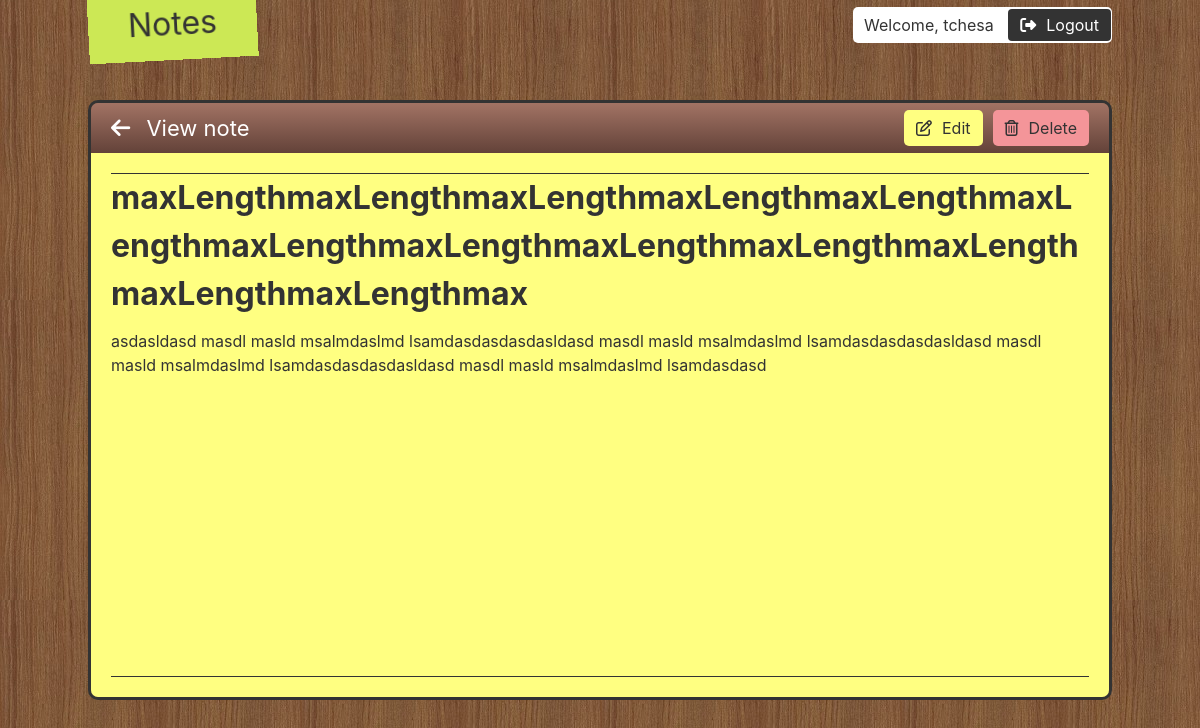
/15/ (signed in), run on an earlier commit of the app's database.
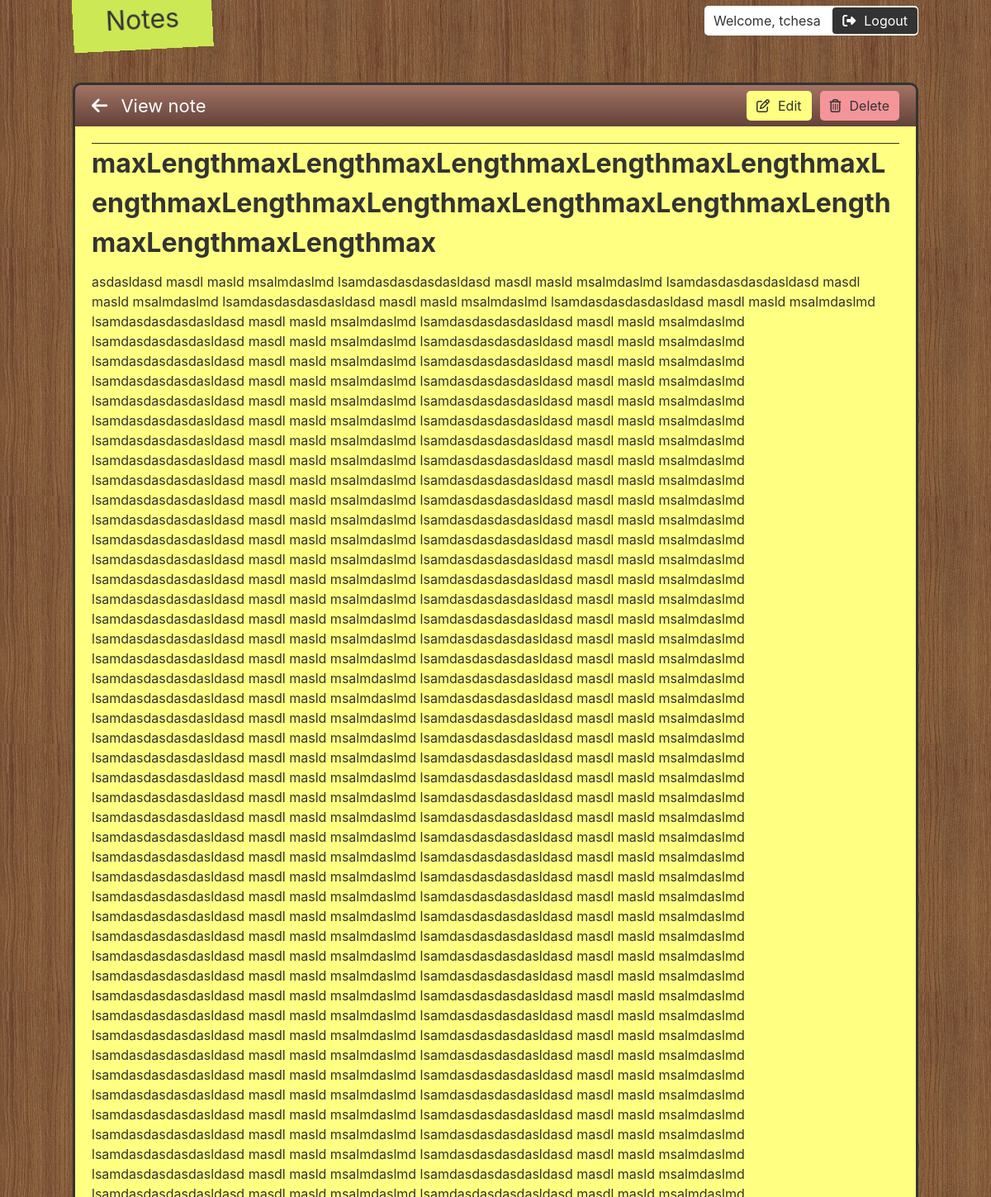
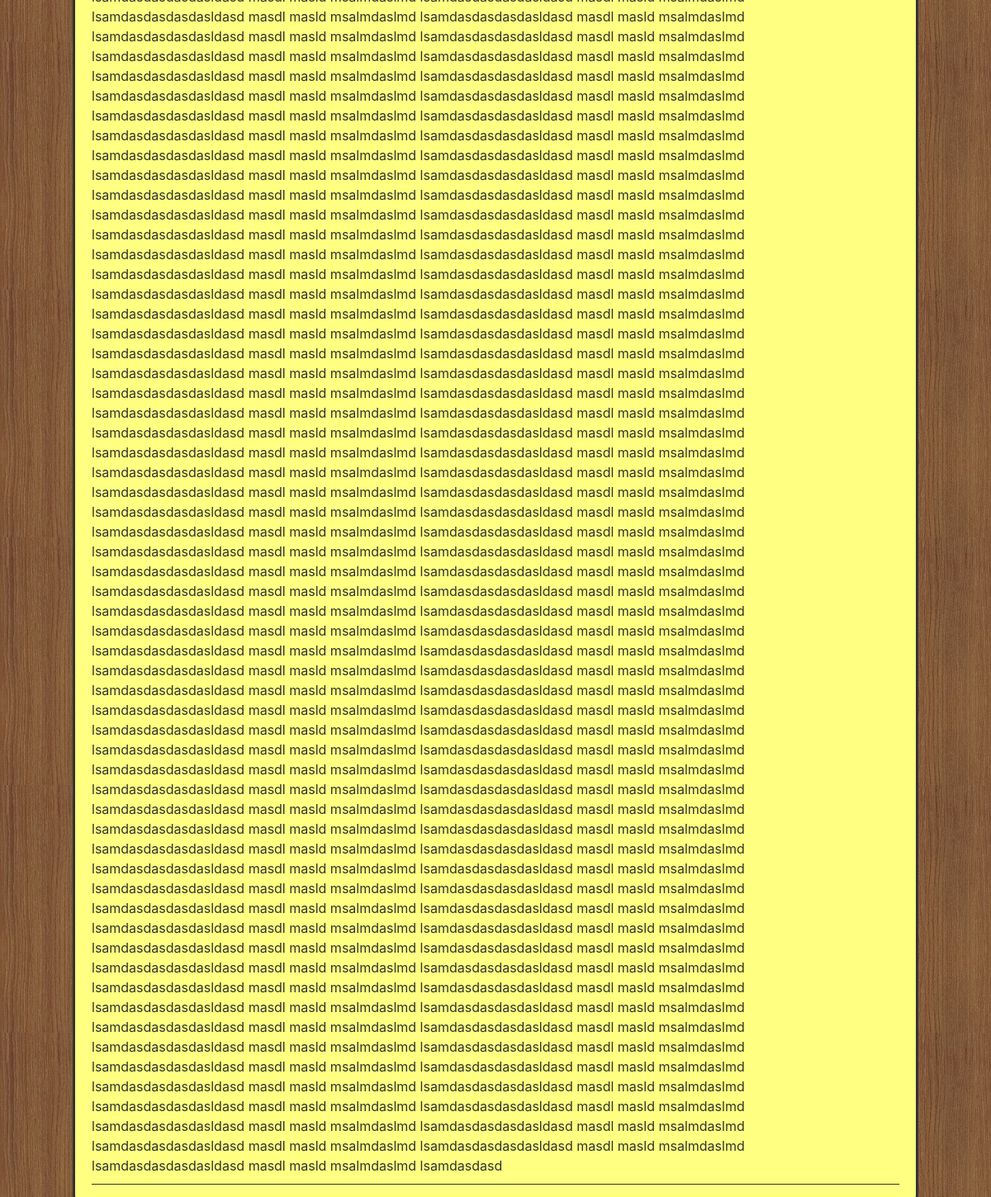
And on a later commit of the database (2 pictures, top to bottom).
### storage/models.py (models this page shows)
class Note(models.Model):
  user = models.ForeignKey(User, default=1, on_delete=models.CASCADE)
  title = models.CharField(max_length=120)
  content = models.TextField(null=True, blank=True)

### storage/views.py (the view)
# urls.py: path('<int:id>/', view_note_page),
@login_required
def view_note_page(request, id):
  note = Note.objects.get(id=id)
  context = {'note': note}
  return render(request, 'view.html', context)

### templates/view.html (shortened to what this page needs)
{% extends "base.html" %}
{% block content %}
<div class='book'>
  <div class="book-hd">
    <span class='title'>
      <a href='/'>
        <i class="fas fa-arrow-left"></i>
      </a>View note
    </span>
    <a class='delete' href='delete'>
      <i class='far fa-trash-alt'></i><span>Delete</span>
    </a>
    <a class='edit-btn mr' href='edit'>
      <i class="far fa-edit"></i><span>Edit</span>
    </a>
  </div>
  <div class="book-bd">
    <div class='view'>
      <span class='title'>{{ note.title }}</span>
      <span class='content'>{{ note.content }}</span>
    </div>
  </div>
</div>
{% endblock %}

### templates/base.html (shortened to what this page needs)
<!doctype html>
<html lang="en">
  <head>
    <link rel="stylesheet" href="https://stackpath.bootstrapcdn.com/bootstrap/4.3.1/css/bootstrap.min.css">
    {% load static %}
    <link rel='stylesheet' type='text/css' href='{% static "main.css" %}'>
  </head>
  <body>
    <header>
      <a href='/'>
        <span class='logo'>Notes</span>
      </a>
      {% if user.is_authenticated %}
      <div class='user'>
        <span>Welcome, {{ user }}</span>
        <a class='logout' href='/logout'>
          <i class="fas fa-sign-out-alt"></i>Logout
        </a>
      </div>
      {% endif %}
    </header>
    <main>
      {% block content %}
      {% endblock %}
    </main>
  </body>
</html>

### static/main.css (style rules this page uses)
body { color: #333; background-color: #8A6143; background-image: url("bg.jpg"); background-repeat: repeat; }
* { outline: none; }
header, main { max-width: 1064px; padding-left: 20px; padding-right: 20px; margin: auto; }
header { position: fixed; left: 0; right: 0; top: 0; }
header .logo { display: inline-block; position: absolute; background-color: #CCE855; padding: 12px 40px 12px; font-size: 32px; color: #333; text-decoration: none; top: -12px; transform: rotate(-3deg); transition: .3s; }
header .user { float: right; background-color: white; padding: 2px 1px; border-radius: 5px; margin: 7px 0; }
header .user > span { display: inline-block; padding: 4px 10px; }
header .user > a { display: inline-block; padding: 4px 12px; background-color: #333; color: white !important; border-radius: 4px; }
header .user > a > i { margin-right: 10px; }
main { margin-top: 100px; }
.book { height: calc(100vh - 200px); border-radius: 10px; border: 3px solid #333; overflow: hidden; }
.book .book-hd { height: 50px; background-image: linear-gradient(#A27364, #634239); padding: 0 20px; color: white; }
.book .book-hd .title { line-height: 50px; font-size: 22px; }
.book .book-hd .title a { float: none; color: white; padding: 0; margin: 0; }
.book .book-hd a, .book .book-hd button { color: #333; float: right; padding: 6px 12px; margin: 7px 0; border-radius: 5px; text-decoration: none; border: 0 none; }
.book .book-hd a.mr { margin-right: 10px; }
.book .book-hd a i, .book .book-hd button i { margin-right: 10px; }
.book .book-hd .edit-btn { background-color: #FFFF81; }
.book .book-hd .delete { background-color: #F49599; }
.book .book-bd { padding: 20px; background-color: #FFFF81; height: calc(100% - 50px); }
.book .view { border-top: 1px solid #333; border-bottom: 1px solid #333; height: 100%; position: relative; max-height: 100%; overflow-y: auto; }
.book .view .title { font-size: 32px; display: block; margin-bottom: 10px; font-weight: bold; word-break: break-all; }
.book .view .content { display: block; padding-top: 1px; white-space: pre-wrap; padding-bottom: 10px; }

What changed in the data, as far as the page shows it:
changed Note: content "…lsamdasdasdasdasldasd masdl masld msalmdaslmd lsamdasdasd" → "…lsamdasdasdasdasldasd masdl masld msalmdaslmd lsamdasdasdasdasldasd masdl masld msalmdaslmd lsamdasdasdasdasldasd masdl masld msalmdaslmd lsamdasdasdasdasldasd masdl masld msalmdaslmd lsamdasdasdasdasldasd masdl masld msalmdaslmd lsamdasdasdasdasldasd masdl masld msalmdaslmd lsamdasdasdasdasldasd masdl masld msalmdaslmd lsamdasdasdasdasldasd masdl masld msalmdaslmd lsamdasdasdasdasldasd masdl masld msalmdaslmd lsamdasdasdasdasldasd masdl masld msalmdaslmd lsamdasdasdasdasldasd masdl masld msalmdaslmd lsamdasdasdasdasldasd masdl masld msalmdaslmd lsamdasdasdasdasldasd masdl masld msalmdaslmd lsamdasdasdasdasldasd masdl masld msalmdaslmd lsamdasdasdasdasldasd masdl masld msalmdaslmd…"
